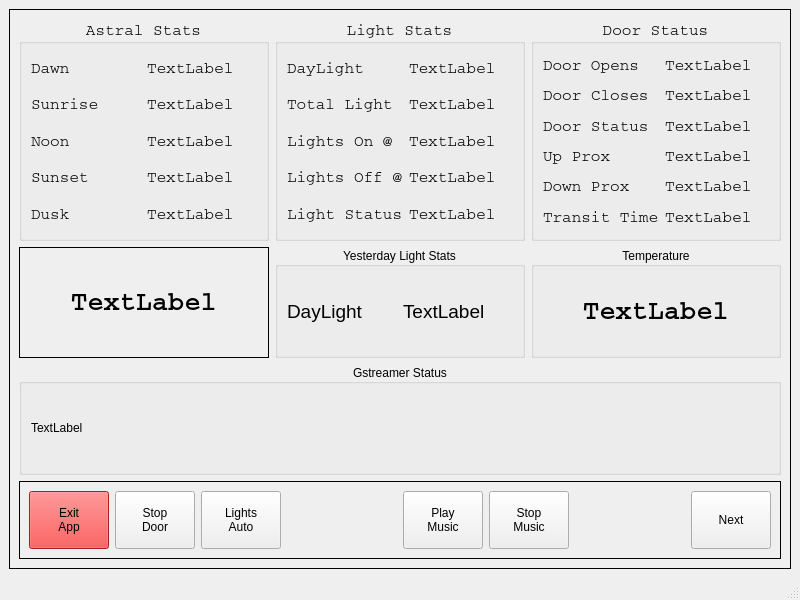
<?xml version="1.0" encoding="UTF-8"?>
<ui version="4.0">
 <class>MainWindow</class>
 <widget class="QMainWindow" name="MainWindow">
  <property name="geometry">
   <rect>
    <x>0</x>
    <y>0</y>
    <width>800</width>
    <height>600</height>
   </rect>
  </property>
  <property name="sizePolicy">
   <sizepolicy hsizetype="Fixed" vsizetype="Fixed">
    <horstretch>0</horstretch>
    <verstretch>0</verstretch>
   </sizepolicy>
  </property>
  <property name="windowTitle">
   <string>MainWindow</string>
  </property>
  <property name="styleSheet">
   <string notr="true">QPushButton {
min-height: 50px;
min-width: 50px;
font: 12pt &quot;DajaVu Sans&quot;;
}</string>
  </property>
  <widget class="QWidget" name="centralwidget">
   <layout class="QGridLayout" name="gridLayout">
    <item row="0" column="1">
     <widget class="QStackedWidget" name="stackedWidget">
      <property name="font">
       <font>
        <family>Courier</family>
        <pointsize>12</pointsize>
       </font>
      </property>
      <property name="frameShape">
       <enum>QFrame::Box</enum>
      </property>
      <property name="currentIndex">
       <number>0</number>
      </property>
      <widget class="QWidget" name="page_1">
       <layout class="QGridLayout" name="gridLayout_2">
        <item row="3" column="1">
         <widget class="QGroupBox" name="groupBox_6">
          <property name="sizePolicy">
           <sizepolicy hsizetype="Preferred" vsizetype="Minimum">
            <horstretch>0</horstretch>
            <verstretch>0</verstretch>
           </sizepolicy>
          </property>
          <property name="title">
           <string>Yesterday Light Stats</string>
          </property>
          <property name="alignment">
           <set>Qt::AlignCenter</set>
          </property>
          <layout class="QGridLayout" name="gridLayout_6">
           <item row="0" column="0">
            <widget class="QLabel" name="label_2">
             <property name="font">
              <font>
               <pointsize>14</pointsize>
              </font>
             </property>
             <property name="text">
              <string>DayLight</string>
             </property>
            </widget>
           </item>
           <item row="0" column="1">
            <widget class="QLabel" name="yesterdayDaylightLbl">
             <property name="font">
              <font>
               <pointsize>14</pointsize>
              </font>
             </property>
             <property name="text">
              <string>TextLabel</string>
             </property>
            </widget>
           </item>
          </layout>
         </widget>
        </item>
        <item row="5" column="0" colspan="3">
         <widget class="QFrame" name="horizontalFrame">
          <property name="sizePolicy">
           <sizepolicy hsizetype="Preferred" vsizetype="Maximum">
            <horstretch>0</horstretch>
            <verstretch>0</verstretch>
           </sizepolicy>
          </property>
          <property name="frameShape">
           <enum>QFrame::Box</enum>
          </property>
          <layout class="QHBoxLayout" name="horizontalLayout">
           <item>
            <widget class="QPushButton" name="exitAppBtn">
             <property name="styleSheet">
              <string notr="true">background-color: rgb(239, 41, 41);</string>
             </property>
             <property name="text">
              <string>Exit
App</string>
             </property>
            </widget>
           </item>
           <item>
            <widget class="QPushButton" name="stopDoorPB">
             <property name="text">
              <string>Stop
Door</string>
             </property>
             <property name="checkable">
              <bool>true</bool>
             </property>
            </widget>
           </item>
           <item>
            <widget class="QPushButton" name="lightPB">
             <property name="text">
              <string>Lights
Auto</string>
             </property>
             <property name="checkable">
              <bool>true</bool>
             </property>
            </widget>
           </item>
           <item>
            <spacer name="horizontalSpacer_3">
             <property name="orientation">
              <enum>Qt::Horizontal</enum>
             </property>
             <property name="sizeHint" stdset="0">
              <size>
               <width>40</width>
               <height>20</height>
              </size>
             </property>
            </spacer>
           </item>
           <item>
            <widget class="QPushButton" name="playMusicBtn">
             <property name="text">
              <string>Play
Music</string>
             </property>
             <property name="checkable">
              <bool>false</bool>
             </property>
            </widget>
           </item>
           <item>
            <widget class="QPushButton" name="stopMusicBtn">
             <property name="text">
              <string>Stop
Music</string>
             </property>
            </widget>
           </item>
           <item>
            <spacer name="horizontalSpacer">
             <property name="orientation">
              <enum>Qt::Horizontal</enum>
             </property>
             <property name="sizeHint" stdset="0">
              <size>
               <width>40</width>
               <height>20</height>
              </size>
             </property>
            </spacer>
           </item>
           <item>
            <widget class="QPushButton" name="nextPageBtn">
             <property name="text">
              <string>Next</string>
             </property>
            </widget>
           </item>
          </layout>
         </widget>
        </item>
        <item row="0" column="1" rowspan="2">
         <widget class="QGroupBox" name="groupBox_5">
          <property name="font">
           <font>
            <family>Courier</family>
            <pointsize>12</pointsize>
           </font>
          </property>
          <property name="title">
           <string>Light Stats</string>
          </property>
          <property name="alignment">
           <set>Qt::AlignCenter</set>
          </property>
          <layout class="QGridLayout" name="gridLayout_5">
           <item row="1" column="1">
            <widget class="QLabel" name="totalLightLbl">
             <property name="font">
              <font>
               <family>Courier</family>
               <pointsize>12</pointsize>
              </font>
             </property>
             <property name="text">
              <string>TextLabel</string>
             </property>
            </widget>
           </item>
           <item row="2" column="0">
            <widget class="QLabel" name="label_13">
             <property name="font">
              <font>
               <family>Courier</family>
               <pointsize>12</pointsize>
              </font>
             </property>
             <property name="text">
              <string>Lights On @</string>
             </property>
            </widget>
           </item>
           <item row="2" column="1">
            <widget class="QLabel" name="lightsOnLbl">
             <property name="font">
              <font>
               <family>Courier</family>
               <pointsize>12</pointsize>
              </font>
             </property>
             <property name="text">
              <string>TextLabel</string>
             </property>
            </widget>
           </item>
           <item row="3" column="0">
            <widget class="QLabel" name="label_10">
             <property name="font">
              <font>
               <family>Courier</family>
               <pointsize>12</pointsize>
              </font>
             </property>
             <property name="text">
              <string>Lights Off @</string>
             </property>
            </widget>
           </item>
           <item row="1" column="0">
            <widget class="QLabel" name="label_12">
             <property name="font">
              <font>
               <family>Courier</family>
               <pointsize>12</pointsize>
              </font>
             </property>
             <property name="text">
              <string>Total Light</string>
             </property>
            </widget>
           </item>
           <item row="3" column="1">
            <widget class="QLabel" name="lightsOffLbl">
             <property name="font">
              <font>
               <family>Courier</family>
               <pointsize>12</pointsize>
              </font>
             </property>
             <property name="text">
              <string>TextLabel</string>
             </property>
            </widget>
           </item>
           <item row="4" column="0">
            <widget class="QLabel" name="label_8">
             <property name="font">
              <font>
               <family>Courier</family>
               <pointsize>12</pointsize>
              </font>
             </property>
             <property name="text">
              <string>Light Status</string>
             </property>
            </widget>
           </item>
           <item row="4" column="1">
            <widget class="QLabel" name="lightStatusLbl">
             <property name="font">
              <font>
               <family>Courier</family>
               <pointsize>12</pointsize>
              </font>
             </property>
             <property name="text">
              <string>TextLabel</string>
             </property>
            </widget>
           </item>
           <item row="0" column="0">
            <widget class="QLabel" name="label_7">
             <property name="font">
              <font>
               <family>Courier</family>
               <pointsize>12</pointsize>
              </font>
             </property>
             <property name="text">
              <string>DayLight</string>
             </property>
             <property name="margin">
              <number>1</number>
             </property>
            </widget>
           </item>
           <item row="0" column="1">
            <widget class="QLabel" name="daylightLbl">
             <property name="font">
              <font>
               <family>Courier</family>
               <pointsize>12</pointsize>
              </font>
             </property>
             <property name="text">
              <string>TextLabel</string>
             </property>
             <property name="margin">
              <number>1</number>
             </property>
            </widget>
           </item>
          </layout>
         </widget>
        </item>
        <item row="0" column="0" rowspan="2">
         <widget class="QGroupBox" name="groupBox">
          <property name="font">
           <font>
            <family>Courier</family>
            <pointsize>12</pointsize>
           </font>
          </property>
          <property name="title">
           <string>Astral Stats</string>
          </property>
          <property name="alignment">
           <set>Qt::AlignCenter</set>
          </property>
          <layout class="QGridLayout" name="gridLayout_4">
           <item row="1" column="1">
            <widget class="QLabel" name="sunriseLbl">
             <property name="font">
              <font>
               <family>Courier</family>
               <pointsize>12</pointsize>
              </font>
             </property>
             <property name="text">
              <string>TextLabel</string>
             </property>
            </widget>
           </item>
           <item row="0" column="1">
            <widget class="QLabel" name="dawnLbl">
             <property name="font">
              <font>
               <family>Courier</family>
               <pointsize>12</pointsize>
              </font>
             </property>
             <property name="text">
              <string>TextLabel</string>
             </property>
            </widget>
           </item>
           <item row="3" column="0">
            <widget class="QLabel" name="label_6">
             <property name="font">
              <font>
               <family>Courier</family>
               <pointsize>12</pointsize>
              </font>
             </property>
             <property name="text">
              <string>Sunset</string>
             </property>
            </widget>
           </item>
           <item row="4" column="1">
            <widget class="QLabel" name="duskLbl">
             <property name="font">
              <font>
               <family>Courier</family>
               <pointsize>12</pointsize>
              </font>
             </property>
             <property name="text">
              <string>TextLabel</string>
             </property>
            </widget>
           </item>
           <item row="1" column="0">
            <widget class="QLabel" name="label_3">
             <property name="font">
              <font>
               <family>Courier</family>
               <pointsize>12</pointsize>
              </font>
             </property>
             <property name="text">
              <string>Sunrise</string>
             </property>
            </widget>
           </item>
           <item row="3" column="1">
            <widget class="QLabel" name="sunsetLbl">
             <property name="font">
              <font>
               <family>Courier</family>
               <pointsize>12</pointsize>
              </font>
             </property>
             <property name="text">
              <string>TextLabel</string>
             </property>
            </widget>
           </item>
           <item row="4" column="0">
            <widget class="QLabel" name="label_9">
             <property name="font">
              <font>
               <family>Courier</family>
               <pointsize>12</pointsize>
              </font>
             </property>
             <property name="text">
              <string>Dusk</string>
             </property>
            </widget>
           </item>
           <item row="2" column="0">
            <widget class="QLabel" name="label_5">
             <property name="font">
              <font>
               <family>Courier</family>
               <pointsize>12</pointsize>
              </font>
             </property>
             <property name="text">
              <string>Noon</string>
             </property>
            </widget>
           </item>
           <item row="2" column="1">
            <widget class="QLabel" name="noonLbl">
             <property name="font">
              <font>
               <family>Courier</family>
               <pointsize>12</pointsize>
              </font>
             </property>
             <property name="text">
              <string>TextLabel</string>
             </property>
            </widget>
           </item>
           <item row="0" column="0">
            <widget class="QLabel" name="label">
             <property name="font">
              <font>
               <family>Courier</family>
               <pointsize>12</pointsize>
              </font>
             </property>
             <property name="text">
              <string>Dawn</string>
             </property>
            </widget>
           </item>
          </layout>
         </widget>
        </item>
        <item row="0" column="2" rowspan="2">
         <widget class="QGroupBox" name="groupBox_2">
          <property name="sizePolicy">
           <sizepolicy hsizetype="Preferred" vsizetype="Preferred">
            <horstretch>0</horstretch>
            <verstretch>0</verstretch>
           </sizepolicy>
          </property>
          <property name="font">
           <font>
            <family>Courier</family>
            <pointsize>12</pointsize>
           </font>
          </property>
          <property name="title">
           <string>Door Status</string>
          </property>
          <property name="alignment">
           <set>Qt::AlignCenter</set>
          </property>
          <layout class="QGridLayout" name="gridLayout_7">
           <item row="1" column="1">
            <widget class="QLabel" name="doorClosesLbl">
             <property name="font">
              <font>
               <family>Courier</family>
               <pointsize>12</pointsize>
              </font>
             </property>
             <property name="text">
              <string>TextLabel</string>
             </property>
            </widget>
           </item>
           <item row="2" column="0">
            <widget class="QLabel" name="label_16">
             <property name="font">
              <font>
               <family>Courier</family>
               <pointsize>12</pointsize>
              </font>
             </property>
             <property name="text">
              <string>Door Status</string>
             </property>
            </widget>
           </item>
           <item row="2" column="1">
            <widget class="QLabel" name="doorStatusLbl">
             <property name="font">
              <font>
               <family>Courier</family>
               <pointsize>12</pointsize>
              </font>
             </property>
             <property name="text">
              <string>TextLabel</string>
             </property>
            </widget>
           </item>
           <item row="0" column="1">
            <widget class="QLabel" name="doorOpensLbl">
             <property name="font">
              <font>
               <family>Courier</family>
               <pointsize>12</pointsize>
              </font>
             </property>
             <property name="text">
              <string>TextLabel</string>
             </property>
            </widget>
           </item>
           <item row="1" column="0">
            <widget class="QLabel" name="label_14">
             <property name="font">
              <font>
               <family>Courier</family>
               <pointsize>12</pointsize>
              </font>
             </property>
             <property name="text">
              <string>Door Closes</string>
             </property>
            </widget>
           </item>
           <item row="0" column="0">
            <widget class="QLabel" name="label_4">
             <property name="font">
              <font>
               <family>Courier</family>
               <pointsize>12</pointsize>
              </font>
             </property>
             <property name="text">
              <string>Door Opens</string>
             </property>
            </widget>
           </item>
           <item row="4" column="0">
            <widget class="QLabel" name="label_17">
             <property name="font">
              <font>
               <family>Courier</family>
               <pointsize>12</pointsize>
              </font>
             </property>
             <property name="text">
              <string>Down Prox</string>
             </property>
            </widget>
           </item>
           <item row="3" column="0">
            <widget class="QLabel" name="label_15">
             <property name="font">
              <font>
               <family>Courier</family>
               <pointsize>12</pointsize>
              </font>
             </property>
             <property name="text">
              <string>Up Prox</string>
             </property>
            </widget>
           </item>
           <item row="4" column="1">
            <widget class="QLabel" name="downProxLbl">
             <property name="font">
              <font>
               <family>Courier</family>
               <pointsize>12</pointsize>
              </font>
             </property>
             <property name="text">
              <string>TextLabel</string>
             </property>
            </widget>
           </item>
           <item row="3" column="1">
            <widget class="QLabel" name="upProxLbl">
             <property name="font">
              <font>
               <family>Courier</family>
               <pointsize>12</pointsize>
              </font>
             </property>
             <property name="text">
              <string>TextLabel</string>
             </property>
            </widget>
           </item>
           <item row="5" column="0">
            <widget class="QLabel" name="label_18">
             <property name="font">
              <font>
               <family>Courier</family>
               <pointsize>12</pointsize>
              </font>
             </property>
             <property name="text">
              <string>Transit Time</string>
             </property>
            </widget>
           </item>
           <item row="5" column="1">
            <widget class="QLabel" name="doorTimeLbl">
             <property name="font">
              <font>
               <family>Courier</family>
               <pointsize>12</pointsize>
              </font>
             </property>
             <property name="text">
              <string>TextLabel</string>
             </property>
            </widget>
           </item>
          </layout>
         </widget>
        </item>
        <item row="3" column="2">
         <widget class="QGroupBox" name="groupBox_3">
          <property name="title">
           <string>Temperature</string>
          </property>
          <property name="alignment">
           <set>Qt::AlignCenter</set>
          </property>
          <layout class="QGridLayout" name="gridLayout_11">
           <item row="0" column="0">
            <widget class="QLabel" name="temperatureLbl">
             <property name="font">
              <font>
               <family>Courier</family>
               <pointsize>20</pointsize>
               <weight>75</weight>
               <bold>true</bold>
              </font>
             </property>
             <property name="text">
              <string>TextLabel</string>
             </property>
             <property name="alignment">
              <set>Qt::AlignCenter</set>
             </property>
            </widget>
           </item>
          </layout>
         </widget>
        </item>
        <item row="3" column="0">
         <widget class="QLabel" name="timeLbl">
          <property name="sizePolicy">
           <sizepolicy hsizetype="Preferred" vsizetype="Minimum">
            <horstretch>0</horstretch>
            <verstretch>0</verstretch>
           </sizepolicy>
          </property>
          <property name="font">
           <font>
            <family>Courier</family>
            <pointsize>20</pointsize>
            <weight>75</weight>
            <bold>true</bold>
           </font>
          </property>
          <property name="frameShape">
           <enum>QFrame::Box</enum>
          </property>
          <property name="text">
           <string>TextLabel</string>
          </property>
          <property name="alignment">
           <set>Qt::AlignCenter</set>
          </property>
         </widget>
        </item>
        <item row="4" column="0" colspan="3">
         <widget class="QGroupBox" name="groupBox_7">
          <property name="title">
           <string>Gstreamer Status</string>
          </property>
          <property name="alignment">
           <set>Qt::AlignCenter</set>
          </property>
          <layout class="QGridLayout" name="gridLayout_8">
           <item row="0" column="0">
            <widget class="QLabel" name="qstMessage">
             <property name="text">
              <string>TextLabel</string>
             </property>
            </widget>
           </item>
          </layout>
         </widget>
        </item>
       </layout>
      </widget>
      <widget class="QWidget" name="page_2">
       <layout class="QGridLayout" name="gridLayout_3">
        <item row="0" column="2">
         <widget class="QGroupBox" name="groupBox_4">
          <property name="title">
           <string>Music Controls</string>
          </property>
          <layout class="QGridLayout" name="gridLayout_10">
           <item row="1" column="0">
            <widget class="QPushButton" name="lowerVolumeBtn">
             <property name="text">
              <string>Decrease
Volume</string>
             </property>
            </widget>
           </item>
           <item row="2" column="0">
            <widget class="QLabel" name="volumeLbl">
             <property name="font">
              <font>
               <pointsize>14</pointsize>
              </font>
             </property>
             <property name="frameShape">
              <enum>QFrame::Box</enum>
             </property>
             <property name="text">
              <string>TextLabel</string>
             </property>
             <property name="alignment">
              <set>Qt::AlignCenter</set>
             </property>
            </widget>
           </item>
           <item row="0" column="0">
            <widget class="QPushButton" name="raiseVolumeBtn">
             <property name="text">
              <string>Increase
Volume</string>
             </property>
            </widget>
           </item>
           <item row="3" column="0">
            <spacer name="verticalSpacer">
             <property name="orientation">
              <enum>Qt::Vertical</enum>
             </property>
             <property name="sizeHint" stdset="0">
              <size>
               <width>20</width>
               <height>40</height>
              </size>
             </property>
            </spacer>
           </item>
          </layout>
         </widget>
        </item>
        <item row="2" column="0" colspan="3">
         <widget class="QFrame" name="horizontalFrame">
          <property name="sizePolicy">
           <sizepolicy hsizetype="Preferred" vsizetype="Maximum">
            <horstretch>0</horstretch>
            <verstretch>0</verstretch>
           </sizepolicy>
          </property>
          <property name="frameShape">
           <enum>QFrame::Box</enum>
          </property>
          <layout class="QHBoxLayout" name="horizontalLayout_2">
           <item>
            <spacer name="horizontalSpacer_2">
             <property name="orientation">
              <enum>Qt::Horizontal</enum>
             </property>
             <property name="sizeHint" stdset="0">
              <size>
               <width>40</width>
               <height>20</height>
              </size>
             </property>
            </spacer>
           </item>
           <item>
            <widget class="QPushButton" name="backPageBtn">
             <property name="text">
              <string>Back</string>
             </property>
            </widget>
           </item>
          </layout>
         </widget>
        </item>
        <item row="0" column="0">
         <widget class="QGroupBox" name="groupBox_9">
          <property name="title">
           <string>Manual Door Controls</string>
          </property>
          <layout class="QGridLayout" name="gridLayout_9">
           <item row="3" column="1">
            <widget class="QPushButton" name="manualDownBtn">
             <property name="text">
              <string>Manual
Down</string>
             </property>
            </widget>
           </item>
           <item row="1" column="0">
            <widget class="QPushButton" name="openDoorPb">
             <property name="text">
              <string>Open
Door</string>
             </property>
            </widget>
           </item>
           <item row="1" column="1">
            <widget class="QPushButton" name="closeDoorPb">
             <property name="text">
              <string>Close
Door</string>
             </property>
            </widget>
           </item>
           <item row="5" column="0" colspan="2">
            <widget class="QPushButton" name="resetDoorBtn">
             <property name="text">
              <string>Reset Door</string>
             </property>
            </widget>
           </item>
           <item row="0" column="0" colspan="2">
            <widget class="QPushButton" name="doorModePb">
             <property name="text">
              <string>Door Auto</string>
             </property>
             <property name="checkable">
              <bool>true</bool>
             </property>
            </widget>
           </item>
           <item row="3" column="0">
            <widget class="QPushButton" name="manualUpBtn">
             <property name="text">
              <string>Manual
Up</string>
             </property>
            </widget>
           </item>
           <item row="2" column="0">
            <widget class="QPushButton" name="stopOpenPb">
             <property name="text">
              <string>Stop
Open</string>
             </property>
            </widget>
           </item>
           <item row="2" column="1">
            <widget class="QPushButton" name="stopClosePb">
             <property name="text">
              <string>Stop
Close</string>
             </property>
            </widget>
           </item>
          </layout>
         </widget>
        </item>
        <item row="0" column="1">
         <widget class="QGroupBox" name="groupBox_10">
          <property name="title">
           <string>Extra Light</string>
          </property>
          <widget class="QPushButton" name="extraLightPb">
           <property name="geometry">
            <rect>
             <x>12</x>
             <y>242</y>
             <width>80</width>
             <height>52</height>
            </rect>
           </property>
           <property name="text">
            <string>No</string>
           </property>
           <property name="checkable">
            <bool>true</bool>
           </property>
          </widget>
          <widget class="QLabel" name="doorOpenLbl">
           <property name="geometry">
            <rect>
             <x>10</x>
             <y>60</y>
             <width>181</width>
             <height>20</height>
            </rect>
           </property>
           <property name="text">
            <string>TextLabel</string>
           </property>
          </widget>
          <widget class="QLabel" name="doorCloseLbl">
           <property name="geometry">
            <rect>
             <x>10</x>
             <y>90</y>
             <width>201</width>
             <height>20</height>
            </rect>
           </property>
           <property name="text">
            <string>TextLabel</string>
           </property>
          </widget>
         </widget>
        </item>
       </layout>
      </widget>
     </widget>
    </item>
   </layout>
  </widget>
  <widget class="QStatusBar" name="statusbar"/>
 </widget>
 <resources/>
 <connections/>
</ui>
